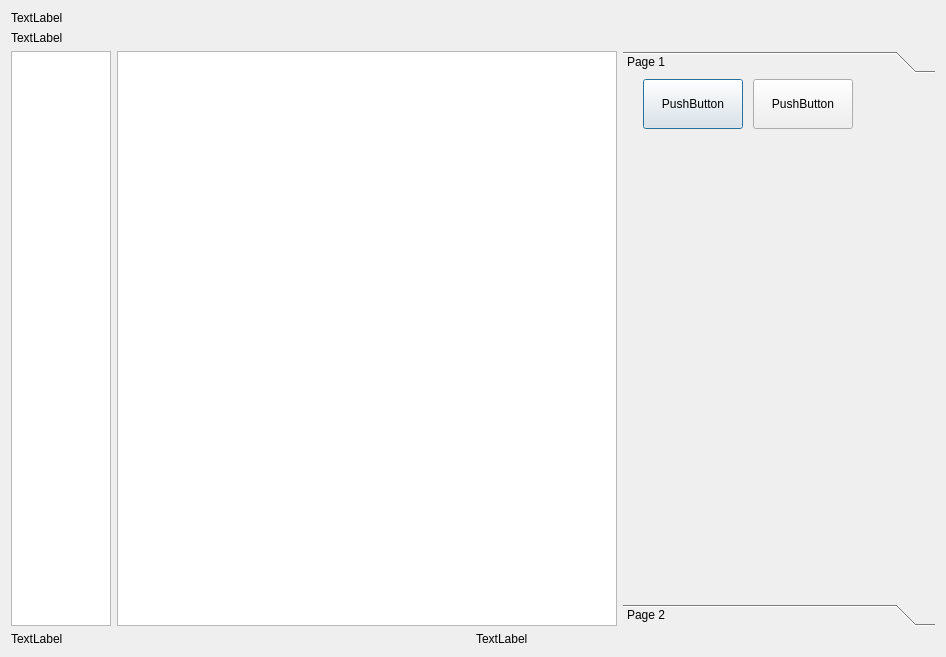
<?xml version="1.0" encoding="UTF-8"?>
<ui version="4.0">
 <class>Dialog</class>
 <widget class="QDialog" name="Dialog">
  <property name="geometry">
   <rect>
    <x>0</x>
    <y>0</y>
    <width>946</width>
    <height>657</height>
   </rect>
  </property>
  <property name="windowTitle">
   <string>Dialog</string>
  </property>
  <layout class="QGridLayout" name="gridLayout">
   <item row="1" column="1">
    <layout class="QHBoxLayout" name="horizontalLayout">
     <item>
      <widget class="QToolBox" name="toolBox">
       <property name="currentIndex">
        <number>0</number>
       </property>
       <widget class="QWidget" name="page">
        <property name="geometry">
         <rect>
          <x>0</x>
          <y>0</y>
          <width>312</width>
          <height>494</height>
         </rect>
        </property>
        <attribute name="label">
         <string>Page 1</string>
        </attribute>
        <widget class="QPushButton" name="pushButton">
         <property name="geometry">
          <rect>
           <x>20</x>
           <y>0</y>
           <width>100</width>
           <height>50</height>
          </rect>
         </property>
         <property name="text">
          <string>PushButton</string>
         </property>
        </widget>
        <widget class="QPushButton" name="pushButton_2">
         <property name="geometry">
          <rect>
           <x>130</x>
           <y>0</y>
           <width>100</width>
           <height>50</height>
          </rect>
         </property>
         <property name="text">
          <string>PushButton</string>
         </property>
        </widget>
       </widget>
       <widget class="QWidget" name="page_2">
        <property name="geometry">
         <rect>
          <x>0</x>
          <y>0</y>
          <width>312</width>
          <height>494</height>
         </rect>
        </property>
        <attribute name="label">
         <string>Page 2</string>
        </attribute>
       </widget>
      </widget>
     </item>
    </layout>
   </item>
   <item row="1" column="0">
    <layout class="QHBoxLayout" name="horizontalLayout_2">
     <item>
      <widget class="QTableView" name="tableStol">
       <property name="maximumSize">
        <size>
         <width>100</width>
         <height>16777215</height>
        </size>
       </property>
      </widget>
     </item>
     <item>
      <widget class="QTableView" name="tableStavke">
       <property name="minimumSize">
        <size>
         <width>500</width>
         <height>0</height>
        </size>
       </property>
      </widget>
     </item>
    </layout>
   </item>
   <item row="2" column="0" colspan="2">
    <layout class="QHBoxLayout" name="horizontalLayout_3">
     <item>
      <widget class="QLabel" name="label_2">
       <property name="text">
        <string>TextLabel</string>
       </property>
      </widget>
     </item>
     <item>
      <widget class="QLabel" name="label">
       <property name="text">
        <string>TextLabel</string>
       </property>
      </widget>
     </item>
    </layout>
   </item>
   <item row="0" column="0" colspan="2">
    <layout class="QVBoxLayout" name="verticalLayout">
     <item>
      <widget class="QLabel" name="label_4">
       <property name="text">
        <string>TextLabel</string>
       </property>
      </widget>
     </item>
     <item>
      <widget class="QLabel" name="label_3">
       <property name="text">
        <string>TextLabel</string>
       </property>
      </widget>
     </item>
    </layout>
   </item>
   <item row="3" column="0" colspan="2">
    <layout class="QHBoxLayout" name="layoutGumbi"/>
   </item>
  </layout>
 </widget>
 <resources/>
 <connections/>
</ui>
